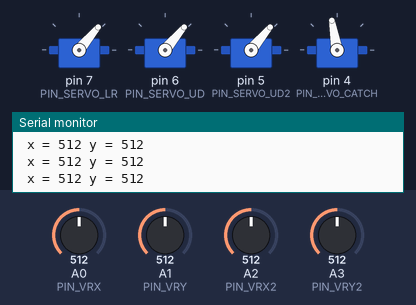
The sketch below on a simulated Arduino Uno, built with avr-gcc and run on an emulated ATmega328P. Shown: 4 × servo, the last lines printed to the serial monitor. The test bench sets the inputs (shaded band); at power-on: A0 (PIN_VRX) = 512, A1 (PIN_VRY) = 512, A3 (PIN_VRY2) = 512, A2 (PIN_VRX2) = 512.

Above: at 1.2 s.
1.3 s: A0 (PIN_VRX) set to 603
4.3 s: A0 (PIN_VRX) set to 639
At 4.78 s:
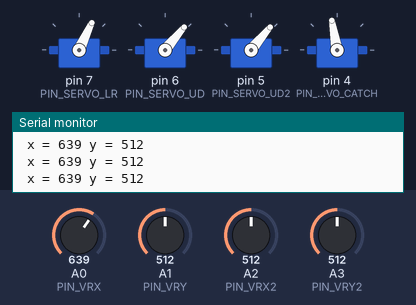
At 6.7 s:
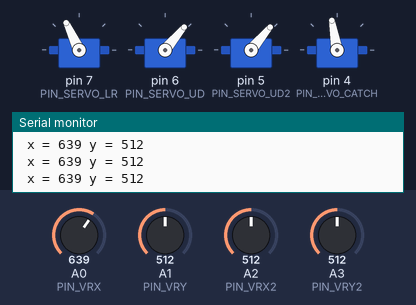
7.3 s: A1 (PIN_VRY) set to 603
8.8 s: A1 (PIN_VRY) set to 631
At 11.1 s:
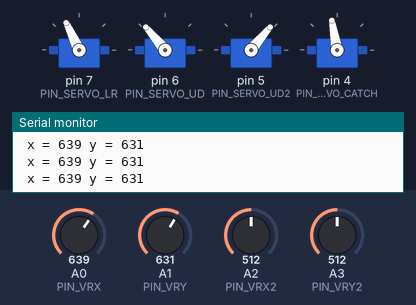
11.5 s: A3 (PIN_VRY2) set to 413
13.0 s: A3 (PIN_VRY2) set to 390
At 14.9 s:
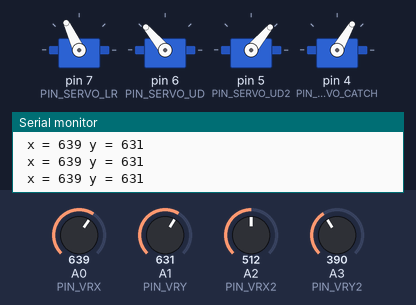
Timing chart, 0 to 16.1 s (numbered marks = the images above; inputs shaded):
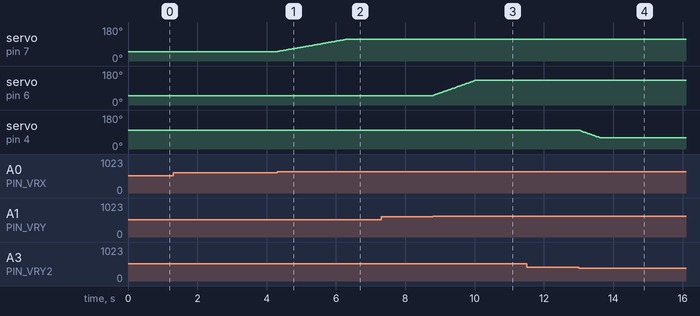

The sketch:

joystick_listing_02.ino
```cpp
#include <Servo.h>

#define PIN_SERVO_LR 7
#define PIN_SERVO_UD 6
#define PIN_SERVO_UD2 5
#define PIN_SERVO_CATCH 4
#define PIN_VRX A0
#define PIN_VRY A1
#define PIN_VRX2 A2
#define PIN_VRY2 A3

Servo servoLR;
Servo servoUD;
Servo servoUD2;
Servo servoCATCH;

int joyX, joyY, joyX2, joyY2;
int angleX, angleY, angleX2, angleY2;

void setup() {
   Serial.begin (9600);
   servoLR.attach(PIN_SERVO_LR);
   servoUD.attach(PIN_SERVO_UD);
   servoUD2.attach(PIN_SERVO_UD2);
   servoCATCH.attach(PIN_SERVO_CATCH);

   angleX = 50;
   angleY = 50;
   angleX2 = 50;
   angleY2 = 100;
   servoLR.write(angleX);
   servoUD.write(angleY);
   servoUD2.write(angleX2);
   servoCATCH.write(angleY2);
}

void loop () {
   joyX=analogRead(PIN_VRX);
   joyY=analogRead(PIN_VRY);
   joyX2=analogRead(PIN_VRX2);
   joyY2=analogRead(PIN_VRY2);
   Serial.print(" x = ");
   Serial.print(joyX);
   Serial.print(" y = ");
   Serial.println(joyY);

   if(joyX<400) {
       angleX = angleX-1;
       if (angleX < 20){ angleX = 20;}
       servoLR.write(angleX);}
   if(joyX>620) {
       angleX = angleX+1;
       if (angleX > 115){ angleX = 115;}
       servoLR.write(angleX);}

   if(joyY>620) {
       angleY = angleY+2;
       if (angleY > 130){ angleY = 130;}
       servoUD.write(angleY);}
   if(joyY<400) {
       if (angleY < 20){ angleY = 20;}
       angleY = angleY-2;
       servoUD.write(angleY);}

   if(joyX2<400) {
       angleX2 = angleX2+2;
       if (angleX2 > 175){ angleX2 = 175;}
       servoUD2.write(angleX2);}
   if(joyX2>620) {
       angleX2 = angleX2-2;
       if (angleX2 < 35){ angleX2 = 35;}
       servoUD2.write(angleX2);}

   if(joyY2>620) {
       angleY2 = angleY2+2;
       if (angleY2 > 120){ angleY2 = 120;}
       servoCATCH.write(angleY2);}
   if(joyY2<400) {
       angleY2 = angleY2-2;
       if (angleY2 < 60){ angleY2 = 60;}
       servoCATCH.write(angleY2);}
   delay(30);

}
```

Measured:
- the behaviour switches between 620 and 621 on A0 (PIN_VRX) (found by bisection; images 0 and 1)
- the behaviour switches between 620 and 621 on A1 (PIN_VRY) (found by bisection; images 2 and 3)
- the behaviour switches between 400 and 399 on A3 (PIN_VRY2) (found by bisection; images 3 and 4)
- after the input at 4.3 s, servo on pin 7 (PIN_SERVO_LR): moves from 50° to 115° over 2.0 s, starting at once
- after the input at 8.8 s, servo on pin 6 (PIN_SERVO_UD): moves from 50° to 130° over 1.2 s, starting at once
- after the input at 13.0 s, servo on pin 4 (PIN_SERVO_CATCH): moves from 100° to 60° over 0.59 s, starting at once
